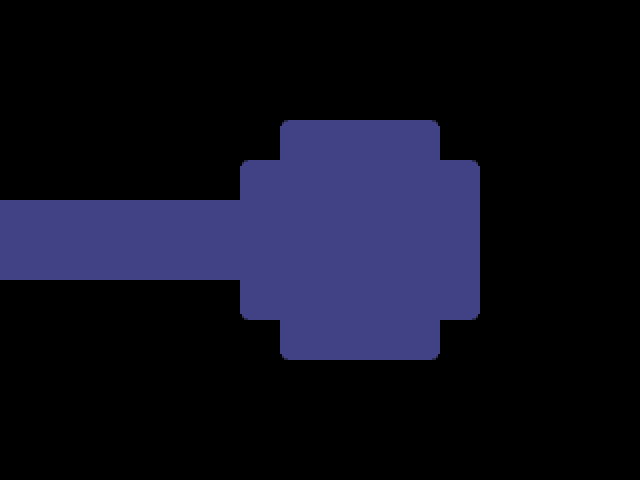

Below is a game level as drawn by its tile map, then a one-line description and the .tmx file that defines it, in full:
An orthogonal 16x12 tile map with 40x40 px tiles, 1 tile layer (Tile Layer 1) and 12 objects (wobblything, script, spawn).

<map version="1.9" tiledversion="1.9.0" orientation="orthogonal" renderorder="right-down" width="16" height="12" tilewidth="40" tileheight="40" infinite="0" nextlayerid="5" nextobjectid="19">
 <editorsettings>
  <export target="data.lua" format="lua" />
 </editorsettings>
 <properties>
  <property name="use_footstep_sounds" value="true" />
 </properties>
 <tileset firstgid="1" source="../../tilesets/castle_1f.tsx" />
 <layer id="1" name="Tile Layer 1" width="16" height="12">
  <data encoding="csv">
0,0,0,0,0,0,0,0,0,0,0,0,0,0,0,0,
0,0,0,0,0,0,0,0,0,0,0,0,0,0,0,0,
0,0,0,0,0,0,0,0,0,0,0,0,0,0,0,0,
0,0,0,0,0,0,0,51,82,82,53,0,0,0,0,0,
0,0,0,0,0,0,51,82,82,82,82,53,0,0,0,0,
82,82,82,82,82,82,82,82,82,82,82,82,0,0,0,0,
82,82,82,82,82,82,82,82,82,82,82,82,0,0,0,0,
0,0,0,0,0,0,67,82,82,82,82,69,0,0,0,0,
0,0,0,0,0,0,0,67,82,82,69,0,0,0,0,0,
0,0,0,0,0,0,0,0,0,0,0,0,0,0,0,0,
0,0,0,0,0,0,0,0,0,0,0,0,0,0,0,0,
0,0,0,0,0,0,0,0,0,0,0,0,0,0,0,0
</data>
 </layer>
 <objectgroup color="#0000ff" id="2" name="collision">
  <object id="5" x="440" y="320" width="40" height="40" />
  <object id="7" x="240" y="120" width="40" height="40" />
  <object id="8" x="280" y="80" width="160" height="40" />
  <object id="9" x="440" y="120" width="40" height="40" />
  <object id="10" x="480" y="160" width="40" height="160" />
  <object id="15" x="240" y="320" width="40" height="40" />
  <object id="16" x="280" y="360" width="160" height="40" />
  <object id="17" x="0" y="280" width="240" height="40" />
  <object id="18" x="0" y="160" width="240" height="40" />
 </objectgroup>
 <objectgroup color="#ff00ff" id="3" name="objects">
  <object id="11" name="wobblything" x="360" y="250">
   <properties>
    <property name="accurate" type="bool" value="false" />
    <property name="scanend" type="int" value="0" />
    <property name="scanstart" type="int" value="-140" />
   </properties>
  </object>
  <object id="14" name="script" x="200" y="160" width="40" height="160">
   <properties>
    <property name="cutscene" value="wobblything.wobblything" />
    <property name="once" type="bool" value="true" />
   </properties>
  </object>
 </objectgroup>
 <objectgroup color="#7f00ff" id="4" name="markers">
  <object id="13" name="spawn" x="0" y="240">
   <point />
  </object>
 </objectgroup>
</map>
